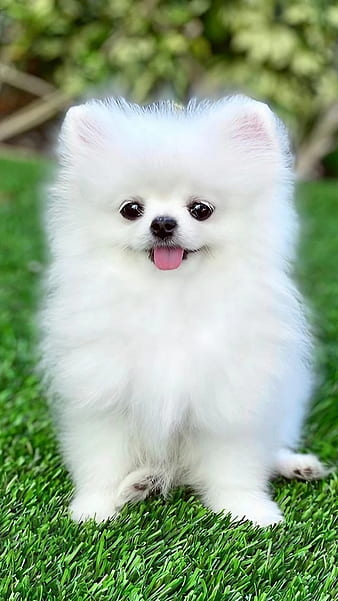
#> input picture dog.jpg, 338 x 601 px
$ jupyter execute --allow-errors 'exp 1 DIPT.ipynb'
#> lines starting #> are read from the running program, lines starting #| are printed output that depends on the picture
[cell 1]
import cv2
import matplotlib.pyplot as plt
img = cv2.imread('dog.jpg',cv2.IMREAD_COLOR)
#> img is the input picture: shape (601, 338, 3); mean B, G, R 140.4, 169, 149
img_rgb= cv2.cvtColor(img,cv2.COLOR_BGR2RGB)
plt.imshow(img_rgb, cmap='viridis')
plt.title("ORIGINAL IMAGE")
plt.axis('off')
print("DEVELOPED BY:JANANI SARASWATHI S")
print("REGISTER NUMBER : 212225230110")
plt.show()

[cell 2]
import cv2
import matplotlib.pyplot as plt
image = cv2.imread('dog.jpg')
img_rgb = cv2.cvtColor(image, cv2.COLOR_BGR2RGB)
img_rgb.shape
#> Out = (601, 338, 3)

[cell 3]
line_img = cv2.line(img_rgb, (337, 0), (0, 600), (255, 0, 0), 3)
line_img2 = cv2.line(line_img, (0, 0), (337, 600), (255, 0, 0), 3)
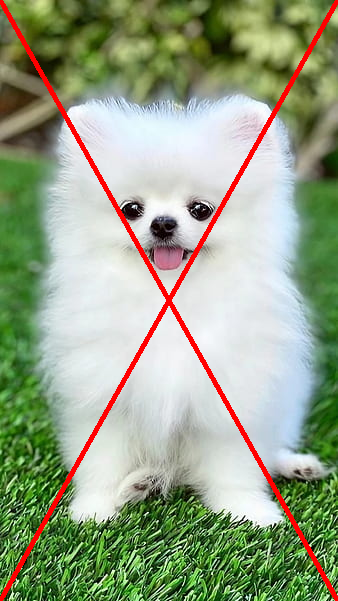
#> line_img2: shape (601, 338, 3); mean R, G, B 151.8, 163, 135.2
plt.imshow(line_img2)
plt.title("Image with Line")
plt.axis('on')
plt.show()

[cell 4]
import cv2
import matplotlib.pyplot as plt
img = cv2.imread('dog.jpg')
img_rgb=cv2.cvtColor(img,cv2.COLOR_BGR2RGB)
img_rgb.shape
#> Out = (601, 338, 3)

[cell 5]
square_img = cv2.rectangle(img_rgb, (85, 185), (255, 355), (255, 0, 0), 4)

plt.imshow(square_img)
plt.title("IMAGE WITH SQUARE")
plt.axis("off")
plt.show()

[cell 6]
img = cv2.imread('dog.jpg')
img_rgb= cv2.cvtColor(img,cv2.COLOR_BGR2RGB)
rectangle_img = cv2.rectangle(img_rgb, (0, 0), (335, 600), (255, 0, 0), 7)
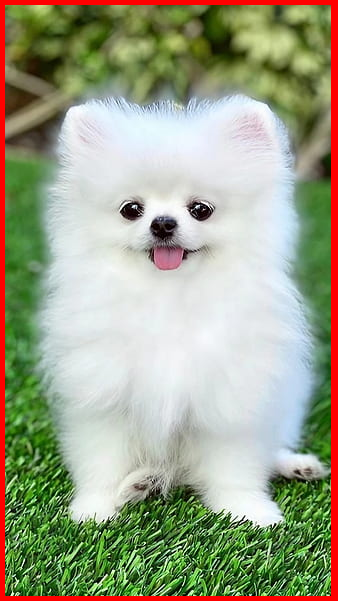
#> rectangle_img: shape (601, 338, 3); mean R, G, B 157.9, 162.8, 137.4
plt.imshow(rectangle_img,cmap='viridis')
plt.title("IMAGE WITH RECTANGLE")
plt.axis("off")
plt.show()

[cell 7]
img = cv2.imread('dog.jpg')
img_rgb=cv2.cvtColor(img,cv2.COLOR_BGR2RGB)
text_img = cv2.putText(img_rgb,"PUPPY",(1,50),cv2.FONT_HERSHEY_SIMPLEX,2,(255,255,255),3)
plt.imshow(text_img,cmap="viridis")
plt.axis('off')
plt.title("IMAGE WITH TEXT")
plt.show()

[cell 8]
img = cv2.imread('dog.jpg')
img_rgb= cv2.cvtColor(img,cv2.COLOR_BGR2RGB)
plt.imshow(img_rgb)
plt.title("ORIGINAL RGB IMAGE")
plt.axis('off')
plt.show()

[cell 9]
img = cv2.imread('dog.jpg')
img_rgb= cv2.cvtColor(img,cv2.COLOR_BGR2RGB)
img_hsv=cv2.cvtColor(img_rgb,cv2.COLOR_RGB2HSV)
#> img_hsv: shape (601, 338, 3); mean H, S, V 66.3, 77.8, 171.3
plt.imshow(img_hsv)
plt.title("HSV IMAGE")
plt.axis("off")
plt.show()

[cell 10]
img = cv2.imread('dog.jpg')
img_rgb= cv2.cvtColor(img,cv2.COLOR_BGR2RGB)
img_gray=cv2.cvtColor(img_rgb,cv2.COLOR_RGB2GRAY)
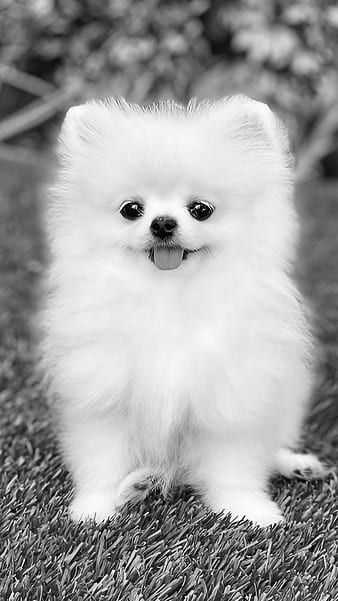
#> img_gray: shape (601, 338); min 0, max 255, mean 159.7
plt.imshow(img_gray,cmap='gray')
plt.title("GRAYSCALE IMAGE")
plt.axis("off")
plt.show()

[cell 11]
img = cv2.imread('dog.jpg')
img_rgb= cv2.cvtColor(img,cv2.COLOR_BGR2RGB)
img_gray=cv2.cvtColor(img_rgb,cv2.COLOR_RGB2YCrCb)
#> img_gray: shape (601, 338, 3); mean of channels 0, 1, 2 159.7, 120.3, 117.1
plt.imshow(img_gray)
plt.title("YCrCb IMAGE")
plt.axis("off")
plt.show()

[cell 12]
img_hsv_to_rgb=cv2.cvtColor(img_hsv,cv2.COLOR_HSV2RGB)
plt.imshow(img_hsv_to_rgb)
plt.title("HSV TO RGB IMAGE")
plt.axis('off')
plt.show()

[cell 13]
import cv2
import matplotlib.pyplot as plt
pic = cv2.imread("photo.png")
img = cv2.imread("dog.jpg")
img_rgb = cv2.cvtColor(img, cv2.COLOR_BGR2RGB)
#> (the rest of this cell did not finish here and is left out)

[cell 14]
img = cv2.imread('dog.jpg')
img.shape
#> Out = (601, 338, 3)

[cell 15]
resize_img = cv2.resize(img,(338//2,601//2))
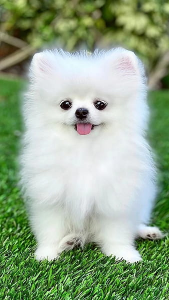
#> resize_img: shape (300, 169, 3); mean B, G, R 140.2, 168.9, 148.8
img_rgb=cv2.cvtColor(resize_img,cv2.COLOR_BGR2RGB)
#> img_rgb: shape (300, 169, 3)
img_rgb.shape
#> Out = (300, 169, 3)

[cell 16]
plt.imshow(img_rgb,cmap='viridis')
plt.axis('on')
plt.title("RESIZED IMAGE (HALF SIZE)")
plt.show()

[cell 17]
img = cv2.imread('dog.jpg')
roi = img[80:550,10:328]
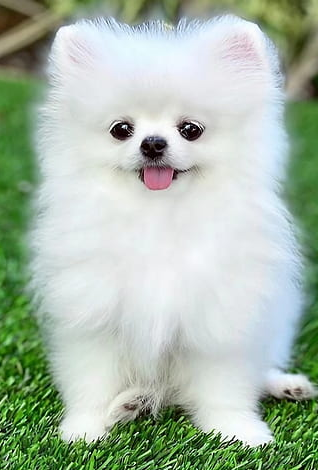
#> roi: shape (470, 318, 3); mean B, G, R 169.8, 186.3, 170.1
roi_rgb = cv2.cvtColor(roi,cv2.COLOR_BGR2RGB)
plt.imshow(roi_rgb)
plt.axis('off')
plt.title("CROPPED REGION OF INTEREST (ROI)")
plt.show()

[cell 18]
img = cv2.imread('dog.jpg')
flip_hor = cv2.flip(image,1)
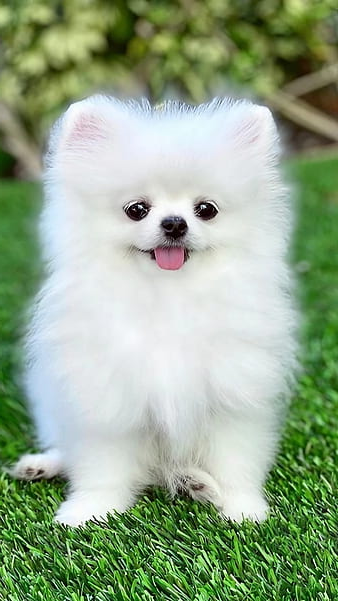
#> flip_hor: shape (601, 338, 3); mean B, G, R 140.4, 169, 149
flip_hor_rgb = cv2.cvtColor(flip_hor,cv2.COLOR_BGR2RGB)
plt.imshow(flip_hor_rgb)
plt.axis('off')
plt.title("FLIPPED HORIZONTALLY")
plt.show()

[cell 19]
flip_vert = cv2.flip(img,0)
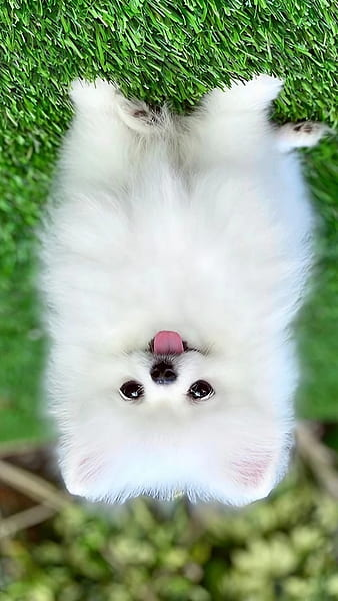
#> flip_vert: shape (601, 338, 3); mean B, G, R 140.4, 169, 149
flip_vert_rgb = cv2.cvtColor(flip_vert,cv2.COLOR_BGR2RGB)
plt.imshow(flip_vert_rgb)
plt.axis('off')
plt.title("FLIPPED VETICALLY")
plt.show()
